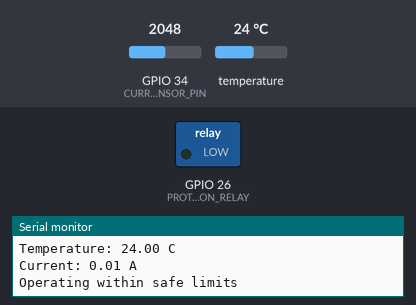
Recording of a sketch running on a simulated ESP32. Shown: switched loads named in the sketch (green lamp = pin HIGH), the last lines printed to the serial monitor. The inputs (shaded band) are chosen by the test bench; at power-on: GPIO 34 (CURRENT_SENSOR_PIN) = 2048, temperature 24 °C.

Above: at 4.8 s.
4.9 s: GPIO 34 (CURRENT_SENSOR_PIN) set to 2387
9.2 s: GPIO 34 (CURRENT_SENSOR_PIN) set to 2529
At 11.9 s:
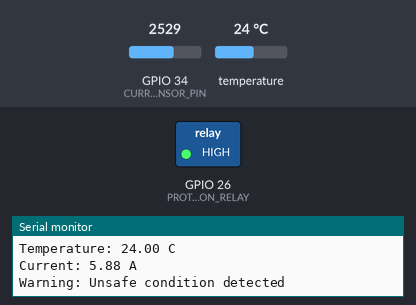
13.5 s: GPIO 34 (CURRENT_SENSOR_PIN) set to 2047
At 14.4 s:
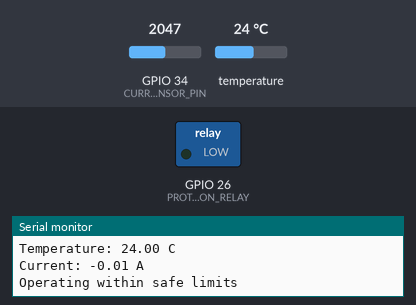
17.8 s: GPIO 34 (CURRENT_SENSOR_PIN) set to 1690
22.1 s: GPIO 34 (CURRENT_SENSOR_PIN) set to 1581
At 24.4 s:
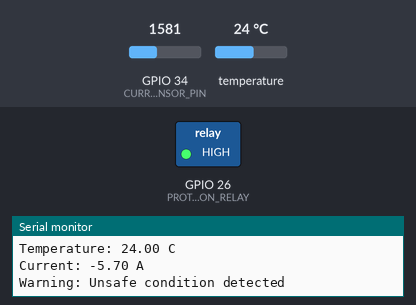
Timing chart, 0 to 25.9 s (numbered marks = the images above; inputs shaded):
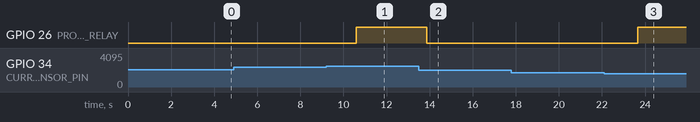

The sketch:

transformer_health.ino
```cpp
// Embedded firmware for transformer health monitoring
// Implements sensing and relay-based protection logic

#include <OneWire.h>
#include <DallasTemperature.h>

// ---------------- Pin Configuration ----------------
#define TEMP_SENSOR_PIN     4
#define CURRENT_SENSOR_PIN  34
#define PROTECTION_RELAY    26

// ---------------- Safety Thresholds ----------------
#define MAX_TEMP_C          70.0
#define MAX_CURRENT_A       5.0

// ---------------- Sensor Setup ---------------------
OneWire oneWireBus(TEMP_SENSOR_PIN);
DallasTemperature temperatureProbe(&oneWireBus);

// --------------------------------------------------
void setup() {
  Serial.begin(115200);

  pinMode(PROTECTION_RELAY, OUTPUT);
  digitalWrite(PROTECTION_RELAY, LOW);

  temperatureProbe.begin();

  Serial.println("Transformer Health Monitoring System");
  Serial.println("------------------------------------");

  if (temperatureProbe.getDeviceCount() == 0) {
    Serial.println("Error: Temperature sensor not detected");
    while (true);
  }

  Serial.println("System ready");
}

// --------------------------------------------------
void loop() {
  // Acquire temperature data
  temperatureProbe.requestTemperatures();
  float tempReading = temperatureProbe.getTempCByIndex(0);

  // Acquire current data
  int adcValue = analogRead(CURRENT_SENSOR_PIN);
  float sensedVoltage = (adcValue / 4095.0) * 3.3;
  float loadCurrent = (sensedVoltage - 1.65) / 0.066;

  Serial.println("------------------------------");
  Serial.print("Temperature: ");
  Serial.print(tempReading);
  Serial.println(" C");

  Serial.print("Current: ");
  Serial.print(loadCurrent);
  Serial.println(" A");

  // Protection logic
  if (tempReading > MAX_TEMP_C || abs(loadCurrent) > MAX_CURRENT_A) {
    Serial.println("Warning: Unsafe condition detected");
    digitalWrite(PROTECTION_RELAY, HIGH);
  } else {
    Serial.println("Operating within safe limits");
    digitalWrite(PROTECTION_RELAY, LOW);
  }

  delay(2500);
}
```

Measured:
- the behaviour switches between 2456 and 2457 on GPIO 34 (CURRENT_SENSOR_PIN) (found by bisection; images 0 and 1)
- the behaviour switches between 1638 and 1637 on GPIO 34 (CURRENT_SENSOR_PIN) (found by bisection; images 2 and 3)
- after the input at 9.2 s, GPIO 26 (PROTECTION_RELAY): LOW → HIGH after 1.4 s
- after the input at 13.5 s, GPIO 26 (PROTECTION_RELAY): HIGH → LOW after 0.36 s
- after the input at 22.1 s, GPIO 26 (PROTECTION_RELAY): LOW → HIGH after 1.6 s
